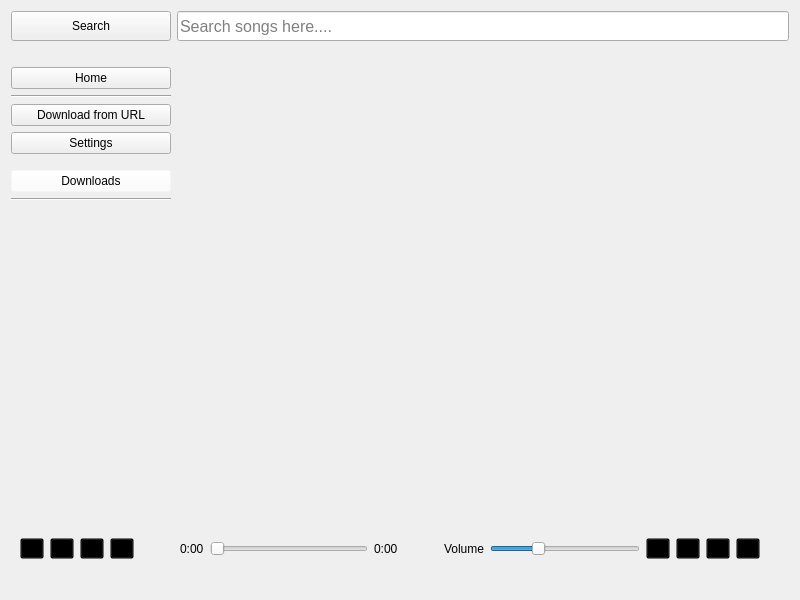
<?xml version="1.0" encoding="UTF-8"?>
<ui version="4.0">
 <class>App</class>
 <widget class="QWidget" name="App">
  <property name="geometry">
   <rect>
    <x>0</x>
    <y>0</y>
    <width>800</width>
    <height>600</height>
   </rect>
  </property>
  <property name="windowTitle">
   <string>Music Player</string>
  </property>
  <layout class="QGridLayout" name="gridLayout">
   <item row="0" column="0">
    <widget class="QPushButton" name="search_button">
     <property name="minimumSize">
      <size>
       <width>0</width>
       <height>30</height>
      </size>
     </property>
     <property name="toolTip">
      <string>Search</string>
     </property>
     <property name="text">
      <string>Search</string>
     </property>
    </widget>
   </item>
   <item row="0" column="1">
    <widget class="QLineEdit" name="search_bar">
     <property name="minimumSize">
      <size>
       <width>0</width>
       <height>30</height>
      </size>
     </property>
     <property name="font">
      <font>
       <pointsize>12</pointsize>
      </font>
     </property>
     <property name="toolTip">
      <string>Search songs here...</string>
     </property>
     <property name="placeholderText">
      <string>Search songs here....</string>
     </property>
    </widget>
   </item>
   <item row="3" column="0" colspan="2">
    <widget class="QWidget" name="playback_control" native="true">
     <property name="minimumSize">
      <size>
       <width>0</width>
       <height>90</height>
      </size>
     </property>
     <property name="maximumSize">
      <size>
       <width>16777215</width>
       <height>80</height>
      </size>
     </property>
     <property name="styleSheet">
      <string notr="true">QWidget {

}</string>
     </property>
     <layout class="QHBoxLayout" name="horizontalLayout">
      <item>
       <widget class="QToolButton" name="backward_button">
        <property name="cursor">
         <cursorShape>PointingHandCursor</cursorShape>
        </property>
        <property name="toolTipDuration">
         <number>-1</number>
        </property>
        <property name="styleSheet">
         <string notr="true">QToolButton {
	background-color: rgba(0, 0, 0, 0);
}</string>
        </property>
        <property name="text">
         <string>...</string>
        </property>
        <property name="iconSize">
         <size>
          <width>40</width>
          <height>40</height>
         </size>
        </property>
       </widget>
      </item>
      <item>
       <widget class="QToolButton" name="pause_button">
        <property name="cursor">
         <cursorShape>PointingHandCursor</cursorShape>
        </property>
        <property name="styleSheet">
         <string notr="true">QToolButton {
	background-color: rgba(0, 0, 0, 0);
}</string>
        </property>
        <property name="text">
         <string>...</string>
        </property>
        <property name="iconSize">
         <size>
          <width>48</width>
          <height>48</height>
         </size>
        </property>
        <property name="shortcut">
         <string>Space</string>
        </property>
       </widget>
      </item>
      <item>
       <widget class="QToolButton" name="resume_button">
        <property name="cursor">
         <cursorShape>PointingHandCursor</cursorShape>
        </property>
        <property name="styleSheet">
         <string notr="true">QToolButton {
	background-color: rgba(0, 0, 0, 0);
}</string>
        </property>
        <property name="text">
         <string>...</string>
        </property>
        <property name="iconSize">
         <size>
          <width>48</width>
          <height>48</height>
         </size>
        </property>
        <property name="shortcut">
         <string>Space</string>
        </property>
       </widget>
      </item>
      <item>
       <widget class="QToolButton" name="forward_button">
        <property name="cursor">
         <cursorShape>PointingHandCursor</cursorShape>
        </property>
        <property name="styleSheet">
         <string notr="true">QToolButton {
	background-color: rgba(0, 0, 0, 0);
}</string>
        </property>
        <property name="text">
         <string>...</string>
        </property>
        <property name="iconSize">
         <size>
          <width>40</width>
          <height>40</height>
         </size>
        </property>
       </widget>
      </item>
      <item>
       <spacer name="horizontalSpacer_2">
        <property name="orientation">
         <enum>Qt::Horizontal</enum>
        </property>
        <property name="sizeType">
         <enum>QSizePolicy::Minimum</enum>
        </property>
        <property name="sizeHint" stdset="0">
         <size>
          <width>40</width>
          <height>20</height>
         </size>
        </property>
       </spacer>
      </item>
      <item>
       <widget class="QLabel" name="duration_passed">
        <property name="text">
         <string>0:00</string>
        </property>
       </widget>
      </item>
      <item>
       <widget class="QSlider" name="progress_bar">
        <property name="orientation">
         <enum>Qt::Horizontal</enum>
        </property>
       </widget>
      </item>
      <item>
       <widget class="QLabel" name="total_duration">
        <property name="text">
         <string>0:00</string>
        </property>
       </widget>
      </item>
      <item>
       <spacer name="horizontalSpacer_3">
        <property name="orientation">
         <enum>Qt::Horizontal</enum>
        </property>
        <property name="sizeType">
         <enum>QSizePolicy::Minimum</enum>
        </property>
        <property name="sizeHint" stdset="0">
         <size>
          <width>40</width>
          <height>20</height>
         </size>
        </property>
       </spacer>
      </item>
      <item>
       <widget class="QLabel" name="label">
        <property name="text">
         <string>Volume</string>
        </property>
       </widget>
      </item>
      <item>
       <widget class="QSlider" name="volume_bar">
        <property name="maximumSize">
         <size>
          <width>150</width>
          <height>16777215</height>
         </size>
        </property>
        <property name="maximum">
         <number>100</number>
        </property>
        <property name="singleStep">
         <number>5</number>
        </property>
        <property name="value">
         <number>30</number>
        </property>
        <property name="orientation">
         <enum>Qt::Horizontal</enum>
        </property>
       </widget>
      </item>
      <item>
       <widget class="QToolButton" name="playbackmode_loop">
        <property name="cursor">
         <cursorShape>PointingHandCursor</cursorShape>
        </property>
        <property name="styleSheet">
         <string notr="true">QToolButton {
	background-color: rgba(0, 0, 0, 0);
}</string>
        </property>
        <property name="text">
         <string>...</string>
        </property>
        <property name="iconSize">
         <size>
          <width>48</width>
          <height>48</height>
         </size>
        </property>
       </widget>
      </item>
      <item>
       <widget class="QToolButton" name="playbackmode_sequential">
        <property name="cursor">
         <cursorShape>PointingHandCursor</cursorShape>
        </property>
        <property name="styleSheet">
         <string notr="true">QToolButton {
	background-color: rgba(0, 0, 0, 0);
}</string>
        </property>
        <property name="text">
         <string>...</string>
        </property>
        <property name="iconSize">
         <size>
          <width>48</width>
          <height>48</height>
         </size>
        </property>
       </widget>
      </item>
      <item>
       <widget class="QToolButton" name="playbackmode_looponce">
        <property name="cursor">
         <cursorShape>PointingHandCursor</cursorShape>
        </property>
        <property name="styleSheet">
         <string notr="true">QToolButton {
	background-color: rgba(0, 0, 0, 0);
}</string>
        </property>
        <property name="text">
         <string>...</string>
        </property>
        <property name="iconSize">
         <size>
          <width>48</width>
          <height>48</height>
         </size>
        </property>
       </widget>
      </item>
      <item>
       <widget class="QToolButton" name="playbackmode_random">
        <property name="cursor">
         <cursorShape>PointingHandCursor</cursorShape>
        </property>
        <property name="styleSheet">
         <string notr="true">QToolButton {
	background-color: rgba(0, 0, 0, 0);
}</string>
        </property>
        <property name="text">
         <string>...</string>
        </property>
        <property name="iconSize">
         <size>
          <width>48</width>
          <height>48</height>
         </size>
        </property>
       </widget>
      </item>
      <item>
       <spacer name="horizontalSpacer">
        <property name="orientation">
         <enum>Qt::Horizontal</enum>
        </property>
        <property name="sizeType">
         <enum>QSizePolicy::Minimum</enum>
        </property>
        <property name="sizeHint" stdset="0">
         <size>
          <width>20</width>
          <height>20</height>
         </size>
        </property>
       </spacer>
      </item>
     </layout>
    </widget>
   </item>
   <item row="2" column="1">
    <widget class="QWidget" name="main_menu" native="true"/>
   </item>
   <item row="2" column="0">
    <widget class="QWidget" name="other_menu" native="true">
     <property name="minimumSize">
      <size>
       <width>160</width>
       <height>0</height>
      </size>
     </property>
     <property name="maximumSize">
      <size>
       <width>160</width>
       <height>16777215</height>
      </size>
     </property>
     <property name="styleSheet">
      <string notr="true">QWidget {
}</string>
     </property>
     <layout class="QVBoxLayout" name="verticalLayout">
      <property name="leftMargin">
       <number>0</number>
      </property>
      <property name="topMargin">
       <number>0</number>
      </property>
      <property name="rightMargin">
       <number>0</number>
      </property>
      <property name="bottomMargin">
       <number>0</number>
      </property>
      <item>
       <spacer name="verticalSpacer_2">
        <property name="orientation">
         <enum>Qt::Vertical</enum>
        </property>
        <property name="sizeType">
         <enum>QSizePolicy::Minimum</enum>
        </property>
        <property name="sizeHint" stdset="0">
         <size>
          <width>20</width>
          <height>20</height>
         </size>
        </property>
       </spacer>
      </item>
      <item>
       <widget class="QPushButton" name="home_button">
        <property name="text">
         <string>Home</string>
        </property>
       </widget>
      </item>
      <item>
       <widget class="Line" name="line_2">
        <property name="orientation">
         <enum>Qt::Horizontal</enum>
        </property>
       </widget>
      </item>
      <item>
       <widget class="QPushButton" name="download_from_url_button">
        <property name="toolTip">
         <string>Download something directly from a given link</string>
        </property>
        <property name="text">
         <string>Download from URL</string>
        </property>
       </widget>
      </item>
      <item>
       <widget class="QPushButton" name="setting_button">
        <property name="toolTip">
         <string>Settings</string>
        </property>
        <property name="text">
         <string>Settings</string>
        </property>
       </widget>
      </item>
      <item>
       <spacer name="verticalSpacer_3">
        <property name="orientation">
         <enum>Qt::Vertical</enum>
        </property>
        <property name="sizeType">
         <enum>QSizePolicy::Minimum</enum>
        </property>
        <property name="sizeHint" stdset="0">
         <size>
          <width>20</width>
          <height>10</height>
         </size>
        </property>
       </spacer>
      </item>
      <item>
       <widget class="QPushButton" name="playlist_button">
        <property name="cursor">
         <cursorShape>PointingHandCursor</cursorShape>
        </property>
        <property name="toolTip">
         <string>All the downloaded audio are stored in here</string>
        </property>
        <property name="styleSheet">
         <string notr="true">QPushButton {
	background-color: rgba(255, 255, 255, 0);
}

QPushButton:hover:!pressed {
	color: rgb(115, 115, 115);
}</string>
        </property>
        <property name="text">
         <string>Downloads</string>
        </property>
       </widget>
      </item>
      <item>
       <widget class="Line" name="line">
        <property name="orientation">
         <enum>Qt::Horizontal</enum>
        </property>
       </widget>
      </item>
      <item>
       <widget class="QListWidget" name="listWidget">
        <property name="maximumSize">
         <size>
          <width>160</width>
          <height>16777215</height>
         </size>
        </property>
        <property name="styleSheet">
         <string notr="true">QListWidget {
	background-color: rgba(0, 0, 0, 0);
	border: none;
}</string>
        </property>
        <property name="itemAlignment">
         <set>Qt::AlignCenter</set>
        </property>
       </widget>
      </item>
     </layout>
    </widget>
   </item>
  </layout>
 </widget>
 <resources/>
 <connections/>
</ui>
